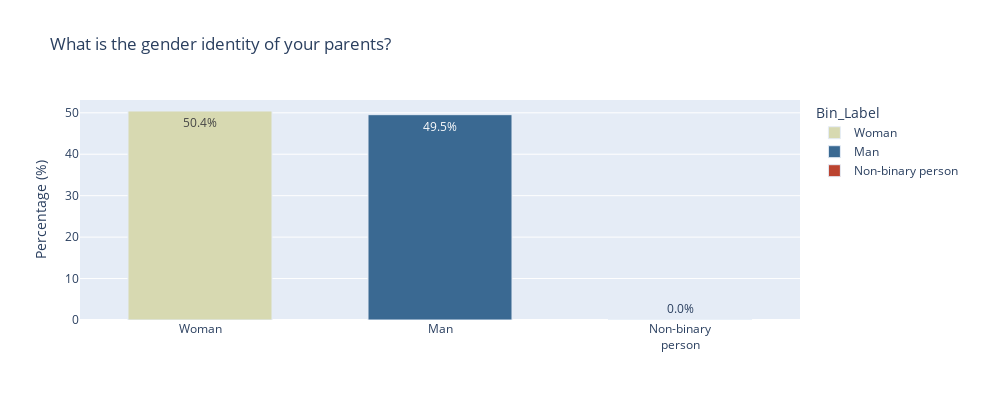
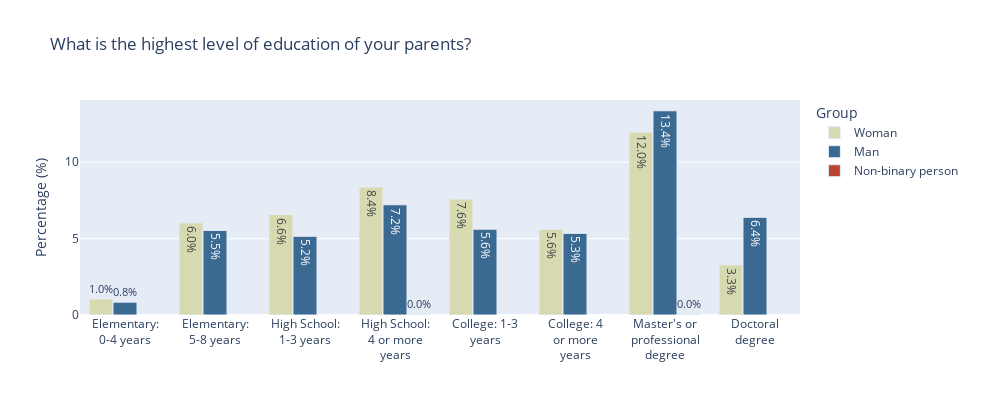
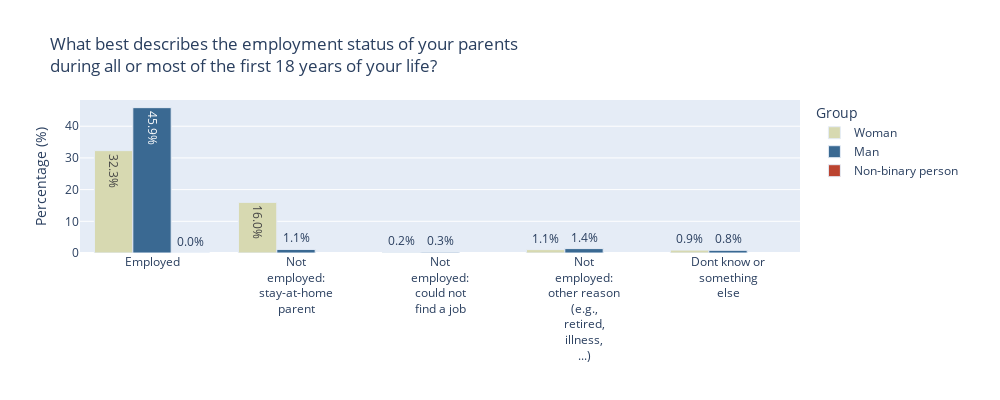
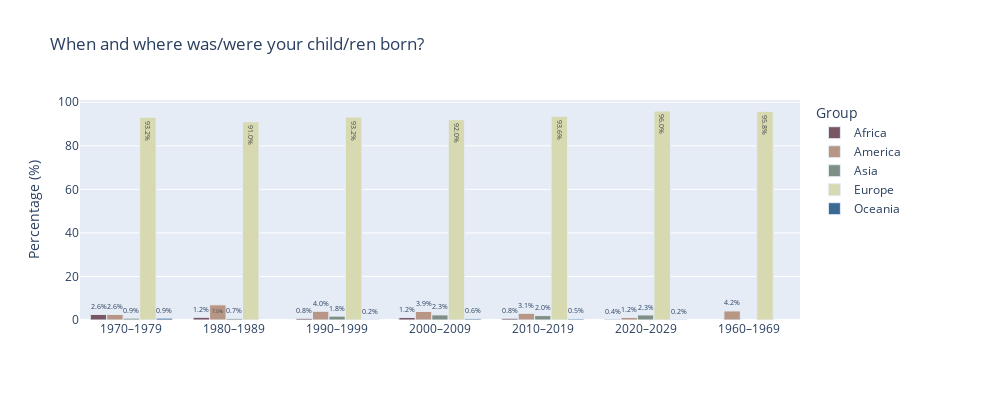

Notebook code cell kept with these figures, in order:
### Code cell
gender_questions = {"DE14", "DE15", "DE16", "DE23"}
matrix_question_ids = ["DE14", "DE15", "DE16", "DE23", "PL1", "PL2"]#, "PL4", "PL6", "PL7", "PL9", "CS1", "CS3", "CC1", "CC2", "GB4", "GB5", ] #DE23?
gender_lookup = {}


for qid in matrix_question_ids:
    anchor_type = "parent_gender" if qid in gender_questions else "none"
    q = MatrixQuestion(qid, df, meta, gender_lookup=gender_lookup, anchor_type=anchor_type)
    fig = q.distribution(display=False)
    if fig is not None:
        fig.show()

### Figure 1 — Plotly figure (JSON) as saved in the notebook; plotly's stock layout.template omitted (floating-point values rounded to 4 significant figures)
{"data": [{"customdata": [[5012]], "hovertemplate": "Bin_Label=%{x}<br>Percentage=%{y}<br>text=%{text}<br>Count=%{customdata[0]}<extra></extra>", "legendgroup": "Woman", "marker": {"color": "#D7D9B1", "line": {"width": 1}, "pattern": {"shape": ""}}, "name": "Woman", "orientation": "v", "showlegend": true, "text": ["50.4%"], "textposition": "auto", "type": "bar", "width": [0.6, 0.6, 0.6], "x": ["Woman"], "xaxis": "x", "y": [50.43], "yaxis": "y"}, {"customdata": [[4924]], "hovertemplate": "Bin_Label=%{x}<br>Percentage=%{y}<br>text=%{text}<br>Count=%{customdata[0]}<extra></extra>", "legendgroup": "Man", "marker": {"color": "#3A6992", "line": {"width": 1}, "pattern": {"shape": ""}}, "name": "Man", "orientation": "v", "showlegend": true, "text": ["49.5%"], "textposition": "auto", "type": "bar", "width": [0.6, 0.6, 0.6], "x": ["Man"], "xaxis": "x", "y": [49.55], "yaxis": "y"}, {"customdata": [[2]], "hovertemplate": "Bin_Label=%{x}<br>Percentage=%{y}<br>text=%{text}<br>Count=%{customdata[0]}<extra></extra>", "legendgroup": "Non-binary person", "marker": {"color": "#BB4430", "line": {"width": 1}, "pattern": {"shape": ""}}, "name": "Non-binary person", "orientation": "v", "showlegend": true, "text": ["0.0%"], "textposition": "auto", "type": "bar", "width": [0.6, 0.6, 0.6], "x": ["Non-binary person"], "xaxis": "x", "y": [0.02012], "yaxis": "y"}], "layout": {"barmode": "relative", "height": 400, "legend": {"title": {"text": "Bin_Label"}, "tracegroupgap": 0}, "margin": {"r": 200}, "title": {"text": "What is the gender identity of your parents?"}, "width": 1000, "xaxis": {"anchor": "y", "categoryarray": ["Woman", "Man", "Non-binary person"], "categoryorder": "array", "domain": [0, 1], "tickfont": {"size": 12}, "tickmode": "array", "ticktext": ["Woman", "Man", "Non-binary<br>person"], "tickvals": ["Woman", "Man", "Non-binary person"], "title": {"text": ""}}, "yaxis": {"anchor": "x", "domain": [0, 1], "title": {"text": "Percentage (%)"}}}}

### Figure 2 — Plotly figure (JSON) as saved in the notebook; plotly's stock layout.template omitted (floating-point values rounded to 4 significant figures)
{"data": [{"alignmentgroup": "True", "customdata": [[750], [554], [325], [103], [596], [650], [828], [1183]], "hovertemplate": "Group=Woman<br>Bin_Label=%{x}<br>Percentage=%{y}<br>text=%{text}<br>Count=%{customdata[0]}<extra></extra>", "legendgroup": "Woman", "marker": {"color": "#D7D9B1", "line": {"width": 1}, "pattern": {"shape": ""}}, "name": "Woman", "offsetgroup": "Woman", "orientation": "v", "showlegend": true, "text": ["7.6%", "5.6%", "3.3%", "1.0%", "6.0%", "6.6%", "8.4%", "12.0%"], "textposition": "auto", "type": "bar", "x": ["College: 1-3 years", "College: 4 or more years", "Doctoral degree", "Elementary: 0-4 years", "Elementary: 5-8 years", "High School: 1-3 years", "High School: 4 or more years", "Master's or professional degree"], "xaxis": "x", "y": [7.592, 5.608, 3.29, 1.043, 6.033, 6.58, 8.381, 11.97], "yaxis": "y"}, {"alignmentgroup": "True", "customdata": [[555], [528], [632], [83], [547], [509], [713], [1321]], "hovertemplate": "Group=Man<br>Bin_Label=%{x}<br>Percentage=%{y}<br>text=%{text}<br>Count=%{customdata[0]}<extra></extra>", "legendgroup": "Man", "marker": {"color": "#3A6992", "line": {"width": 1}, "pattern": {"shape": ""}}, "name": "Man", "offsetgroup": "Man", "orientation": "v", "showlegend": true, "text": ["5.6%", "5.3%", "6.4%", "0.8%", "5.5%", "5.2%", "7.2%", "13.4%"], "textposition": "auto", "type": "bar", "x": ["College: 1-3 years", "College: 4 or more years", "Doctoral degree", "Elementary: 0-4 years", "Elementary: 5-8 years", "High School: 1-3 years", "High School: 4 or more years", "Master's or professional degree"], "xaxis": "x", "y": [5.618, 5.345, 6.397, 0.8402, 5.537, 5.152, 7.217, 13.37], "yaxis": "y"}, {"alignmentgroup": "True", "customdata": [[1], [1]], "hovertemplate": "Group=Non-binary person<br>Bin_Label=%{x}<br>Percentage=%{y}<br>text=%{text}<br>Count=%{customdata[0]}<extra></extra>", "legendgroup": "Non-binary person", "marker": {"color": "#BB4430", "line": {"width": 1}, "pattern": {"shape": ""}}, "name": "Non-binary person", "offsetgroup": "Non-binary person", "orientation": "v", "showlegend": true, "text": ["0.0%", "0.0%"], "textposition": "auto", "type": "bar", "x": ["High School: 4 or more years", "Master's or professional degree"], "xaxis": "x", "y": [0.01012, 0.01012], "yaxis": "y"}], "layout": {"barmode": "group", "height": 400, "legend": {"title": {"text": "Group"}, "tracegroupgap": 0}, "margin": {"r": 200}, "title": {"text": "What is the highest level of education of your parents?"}, "width": 1000, "xaxis": {"anchor": "y", "categoryarray": ["Elementary: 0-4 years", "Elementary: 5-8 years", "High School: 1-3 years", "High School: 4 or more years", "College: 1-3 years", "College: 4 or more years", "Master's or professional degree", "Doctoral degree", "Dont know"], "categoryorder": "array", "domain": [0, 1], "tickfont": {"size": 12}, "tickmode": "array", "ticktext": ["Elementary:<br>0-4 years", "Elementary:<br>5-8 years", "High School:<br>1-3 years", "High School:<br>4 or more<br>years", "College: 1-3<br>years", "College: 4<br>or more<br>years", "Master's or<br>professional<br>degree", "Doctoral<br>degree", "Dont know"], "tickvals": ["Elementary: 0-4 years", "Elementary: 5-8 years", "High School: 1-3 years", "High School: 4 or more years", "College: 1-3 years", "College: 4 or more years", "Master's or professional degree", "Doctoral degree", "Dont know"], "title": {"text": ""}}, "yaxis": {"anchor": "x", "domain": [0, 1], "title": {"text": "Percentage (%)"}}}}

### Figure 3 — Plotly figure (JSON) as saved in the notebook; plotly's stock layout.template omitted (floating-point values rounded to 4 significant figures)
{"data": [{"alignmentgroup": "True", "customdata": [[91], [3196], [19], [106], [1581]], "hovertemplate": "Group=Woman<br>Bin_Label=%{x}<br>Percentage=%{y}<br>text=%{text}<br>Count=%{customdata[0]}<extra></extra>", "legendgroup": "Woman", "marker": {"color": "#D7D9B1", "line": {"width": 1}, "pattern": {"shape": ""}}, "name": "Woman", "offsetgroup": "Woman", "orientation": "v", "showlegend": true, "text": ["0.9%", "32.3%", "0.2%", "1.1%", "16.0%"], "textposition": "auto", "type": "bar", "x": ["Dont know or something else", "Employed", "Not employed: could not find a job", "Not employed: other reason (e.g., retired, illness, ...)", "Not employed: stay-at-home parent"], "xaxis": "x", "y": [0.9198, 32.31, 0.1921, 1.071, 15.98], "yaxis": "y"}, {"alignmentgroup": "True", "customdata": [[84], [4537], [26], [138], [113]], "hovertemplate": "Group=Man<br>Bin_Label=%{x}<br>Percentage=%{y}<br>text=%{text}<br>Count=%{customdata[0]}<extra></extra>", "legendgroup": "Man", "marker": {"color": "#3A6992", "line": {"width": 1}, "pattern": {"shape": ""}}, "name": "Man", "offsetgroup": "Man", "orientation": "v", "showlegend": true, "text": ["0.8%", "45.9%", "0.3%", "1.4%", "1.1%"], "textposition": "auto", "type": "bar", "x": ["Dont know or something else", "Employed", "Not employed: could not find a job", "Not employed: other reason (e.g., retired, illness, ...)", "Not employed: stay-at-home parent"], "xaxis": "x", "y": [0.8491, 45.86, 0.2628, 1.395, 1.142], "yaxis": "y"}, {"alignmentgroup": "True", "customdata": [[2]], "hovertemplate": "Group=Non-binary person<br>Bin_Label=%{x}<br>Percentage=%{y}<br>text=%{text}<br>Count=%{customdata[0]}<extra></extra>", "legendgroup": "Non-binary person", "marker": {"color": "#BB4430", "line": {"width": 1}, "pattern": {"shape": ""}}, "name": "Non-binary person", "offsetgroup": "Non-binary person", "orientation": "v", "showlegend": true, "text": ["0.0%"], "textposition": "auto", "type": "bar", "x": ["Employed"], "xaxis": "x", "y": [0.02022], "yaxis": "y"}], "layout": {"barmode": "group", "height": 400, "legend": {"title": {"text": "Group"}, "tracegroupgap": 0}, "margin": {"r": 200}, "title": {"text": "What best describes the employment status of your parents<br>during all or most of the first 18 years of your life?"}, "width": 1000, "xaxis": {"anchor": "y", "categoryarray": ["Employed", "Not employed: stay-at-home parent", "Not employed: could not find a job", "Not employed: other reason (e.g., retired, illness, ...)", "Dont know or something else"], "categoryorder": "array", "domain": [0, 1], "tickfont": {"size": 12}, "tickmode": "array", "ticktext": ["Employed", "Not<br>employed:<br>stay-at-home<br>parent", "Not<br>employed:<br>could not<br>find a job", "Not<br>employed:<br>other reason<br>(e.g.,<br>retired,<br>illness,<br>...)", "Dont know or<br>something<br>else"], "tickvals": ["Employed", "Not employed: stay-at-home parent", "Not employed: could not find a job", "Not employed: other reason (e.g., retired, illness, ...)", "Dont know or something else"], "title": {"text": ""}}, "yaxis": {"anchor": "x", "domain": [0, 1], "title": {"text": "Percentage (%)"}}}}

### Figure 4 — Plotly figure (JSON) as saved in the notebook; plotly's stock layout.template omitted (floating-point values rounded to 4 significant figures)
{"data": [{"alignmentgroup": "True", "customdata": [[3], [5], [7], [21], [23], [4]], "hovertemplate": "Group=Africa<br>Value=%{x}<br>Percentage=%{y}<br>text=%{text}<br>Count=%{customdata[0]}<extra></extra>", "legendgroup": "Africa", "marker": {"color": "#795663", "line": {"width": 1}, "pattern": {"shape": ""}}, "name": "Africa", "offsetgroup": "Africa", "orientation": "v", "showlegend": true, "text": ["2.6%", "1.2%", "0.8%", "1.2%", "0.8%", "0.4%"], "textposition": "auto", "type": "bar", "x": ["1970–1979", "1980–1989", "1990–1999", "2000–2009", "2010–2019", "2020–2029"], "xaxis": "x", "y": [2.564, 1.244, 0.7795, 1.171, 0.8036, 0.3565], "yaxis": "y"}, {"alignmentgroup": "True", "customdata": [[1], [3], [28], [36], [70], [88], [13]], "hovertemplate": "Group=America<br>Value=%{x}<br>Percentage=%{y}<br>text=%{text}<br>Count=%{customdata[0]}<extra></extra>", "legendgroup": "America", "marker": {"color": "#B89685", "line": {"width": 1}, "pattern": {"shape": ""}}, "name": "America", "offsetgroup": "America", "orientation": "v", "showlegend": true, "text": ["4.2%", "2.6%", "7.0%", "4.0%", "3.9%", "3.1%", "1.2%"], "textposition": "auto", "type": "bar", "x": ["1960–1969", "1970–1979", "1980–1989", "1990–1999", "2000–2009", "2010–2019", "2020–2029"], "xaxis": "x", "y": [4.167, 2.564, 6.965, 4.009, 3.904, 3.075, 1.159], "yaxis": "y"}, {"alignmentgroup": "True", "customdata": [[1], [3], [16], [42], [58], [26]], "hovertemplate": "Group=Asia<br>Value=%{x}<br>Percentage=%{y}<br>text=%{text}<br>Count=%{customdata[0]}<extra></extra>", "legendgroup": "Asia", "marker": {"color": "#808F85", "line": {"width": 1}, "pattern": {"shape": ""}}, "name": "Asia", "offsetgroup": "Asia", "orientation": "v", "showlegend": true, "text": ["0.9%", "0.7%", "1.8%", "2.3%", "2.0%", "2.3%"], "textposition": "auto", "type": "bar", "x": ["1970–1979", "1980–1989", "1990–1999", "2000–2009", "2010–2019", "2020–2029"], "xaxis": "x", "y": [0.8547, 0.7463, 1.782, 2.342, 2.027, 2.317], "yaxis": "y"}, {"alignmentgroup": "True", "customdata": [[23], [109], [366], [837], [1650], [2679], [1077]], "hovertemplate": "Group=Europe<br>Value=%{x}<br>Percentage=%{y}<br>text=%{text}<br>Count=%{customdata[0]}<extra></extra>", "legendgroup": "Europe", "marker": {"color": "#D7D9B1", "line": {"width": 1}, "pattern": {"shape": ""}}, "name": "Europe", "offsetgroup": "Europe", "orientation": "v", "showlegend": true, "text": ["95.8%", "93.2%", "91.0%", "93.2%", "92.0%", "93.6%", "96.0%"], "textposition": "auto", "type": "bar", "x": ["1960–1969", "1970–1979", "1980–1989", "1990–1999", "2000–2009", "2010–2019", "2020–2029"], "xaxis": "x", "y": [95.83, 93.16, 91.04, 93.21, 92.02, 93.61, 95.99], "yaxis": "y"}, {"alignmentgroup": "True", "customdata": [[1], [2], [10], [14], [2]], "hovertemplate": "Group=Oceania<br>Value=%{x}<br>Percentage=%{y}<br>text=%{text}<br>Count=%{customdata[0]}<extra></extra>", "legendgroup": "Oceania", "marker": {"color": "#3A6992", "line": {"width": 1}, "pattern": {"shape": ""}}, "name": "Oceania", "offsetgroup": "Oceania", "orientation": "v", "showlegend": true, "text": ["0.9%", "0.2%", "0.6%", "0.5%", "0.2%"], "textposition": "auto", "type": "bar", "x": ["1970–1979", "1990–1999", "2000–2009", "2010–2019", "2020–2029"], "xaxis": "x", "y": [0.8547, 0.2227, 0.5577, 0.4892, 0.1783], "yaxis": "y"}], "layout": {"barmode": "group", "height": 400, "legend": {"title": {"text": "Group"}, "tracegroupgap": 0}, "margin": {"r": 200}, "title": {"text": "When and where was/were your child/ren born?"}, "width": 1000, "xaxis": {"anchor": "y", "categoryarray": ["1970–1979", "1980–1989", "1990–1999", "2000–2009", "2010–2019", "2020–2029", "1960–1969"], "categoryorder": "array", "domain": [0, 1], "title": {"text": ""}}, "yaxis": {"anchor": "x", "domain": [0, 1], "title": {"text": "Percentage (%)"}}}}
